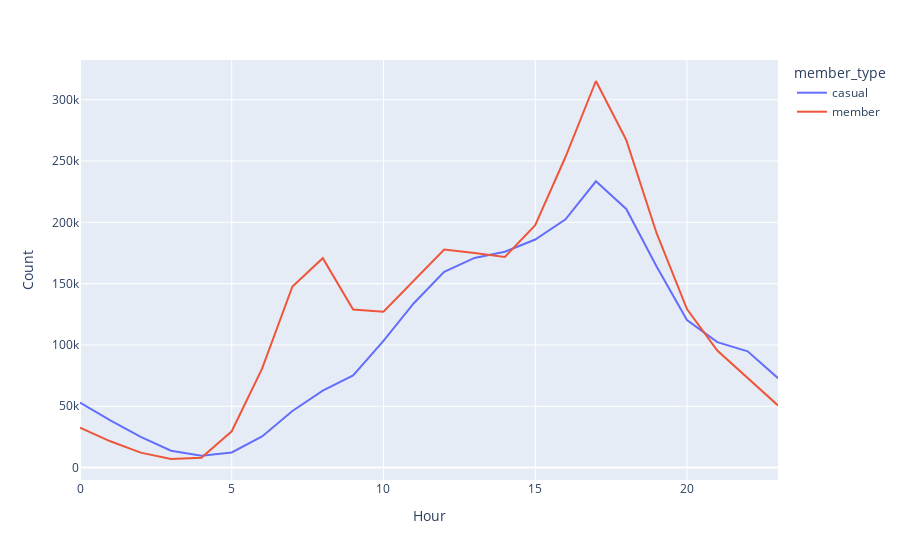

Notebook cell for this chart:
### Code cell
fig4 = px.line(hours, x='Hour', y='Count', color="member_type")
fig4.show()

### Figure 1 — Plotly figure (JSON) as saved in the notebook; plotly's stock layout.template omitted (floating-point values rounded to 4 significant figures)
{"data": [{"hovertemplate": "member_type=casual<br>Hour=%{x}<br>Count=%{y}<extra></extra>", "legendgroup": "casual", "line": {"color": "#636efa", "dash": "solid"}, "marker": {"symbol": "circle"}, "mode": "lines", "name": "casual", "orientation": "v", "showlegend": true, "type": "scatter", "x": [0, 1, 2, 3, 4, 5, 6, 7, 8, 9, 10, 11, 12, 13, 14, 15, 16, 17, 18, 19, 20, 21, 22, 23], "xaxis": "x", "y": [53010, 38579, 25099, 13824, 9774, 12336, 25389, 46152, 62765, 75166, 103266, 134053, 159718, 170960, 175966, 185968, 202500, 233475, 210879, 163938, 120299, 102270, 94819, 72959], "yaxis": "y"}, {"hovertemplate": "member_type=member<br>Hour=%{x}<br>Count=%{y}<extra></extra>", "legendgroup": "member", "line": {"color": "#EF553B", "dash": "solid"}, "marker": {"symbol": "circle"}, "mode": "lines", "name": "member", "orientation": "v", "showlegend": true, "type": "scatter", "x": [0, 1, 2, 3, 4, 5, 6, 7, 8, 9, 10, 11, 12, 13, 14, 15, 16, 17, 18, 19, 20, 21, 22, 23], "xaxis": "x", "y": [32495, 21449, 12197, 7022, 8002, 29610, 80682, 147661, 170741, 128835, 127172, 152829, 177732, 174889, 171696, 197740, 253442, 315219, 267133, 191125, 129290, 95480, 73246, 50692], "yaxis": "y"}], "layout": {"legend": {"title": {"text": "member_type"}, "tracegroupgap": 0}, "margin": {"t": 60}, "xaxis": {"anchor": "y", "domain": [0, 1], "title": {"text": "Hour"}}, "yaxis": {"anchor": "x", "domain": [0, 1], "title": {"text": "Count"}}}}
